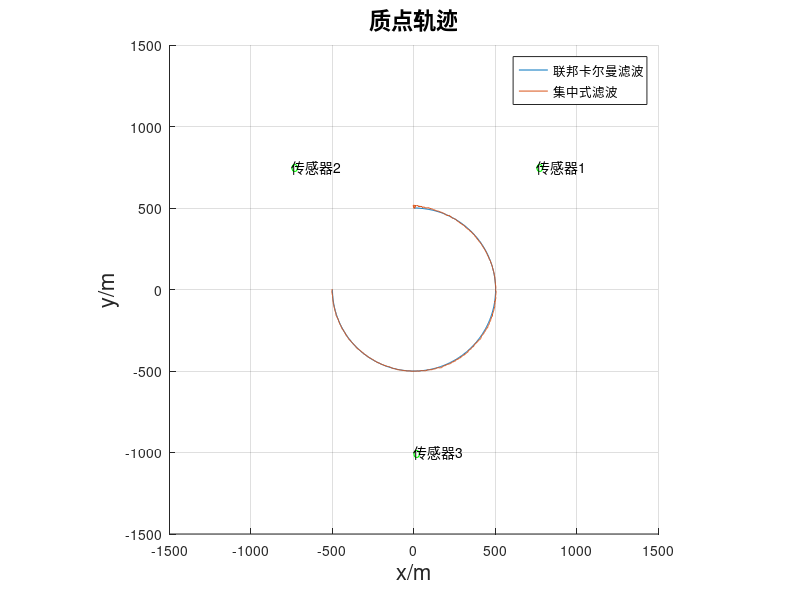

Write the MATLAB code that produced this figure. (Note: this script raises an error after producing the figure.)
%%
clc
clear all;
close all;
%1.建一个匀速圆周运动的模型

r = 500;
x = -r:0.01:r;
y = sqrt(r.^2 - x.^2);   %运动的轨迹

% plot(x,[y;-y],'LineWidth',2);
% grid on;axis equal;title('质点轨迹','FontSize',16)
% xlabel('x/m','FontSize',16)
% ylabel('y/m','FontSize',16)
% xlim([-2000 2000])
% ylim([-2000 2000])
% text(750,750,'o','color','g')
% text(750,750,'雷达1','FontSize',10)
% text(-750,750,'o','color','g')
% text(-750,750,'雷达2','FontSize',10)
% text(0,-1000,'o','color','g')
% text(0,-1000,'雷达3','FontSize',10)

%%
%目标的移动
Observation_time = 0.5;

v = 10;
w = v/r;%角速度
t = 0:Observation_time:1.5*pi/w;%刚好转一圈
Q = 2;%过程噪声
x_w=sqrt(Q)*randn(1,size(t,2));
y_w=sqrt(Q)*randn(1,size(t,2));

x_traj = r * sin(w*t);%实现刚好走完一圈
y_traj = r * cos(w*t);
s_traj = [x_traj;y_traj];

x_ture_traj = r * sin(w*t)+x_w;%实现刚好走完一圈
y_ture_traj = r * cos(w*t)+y_w;
ture_traj = [x_ture_traj;y_ture_traj];


%雷达的位置
radar_1 = [750 750];
radar_2 = [-750 750];
radar_3 = [0 -1000];
radars=[radar_1;radar_2;radar_3];
radar1_noise = 3;
radar2_noise = 1;
radar3_noise = 4;
radars_noise=diag([3,1,4]);

%真实的测量信号
radar1_ture_measuremnet = sqrt((radar_1(1)-x_ture_traj).^2 + (radar_1(2)-y_ture_traj).^2 );
radar2_ture_measuremnet = sqrt((radar_2(1)-x_ture_traj).^2 + (radar_2(2)-y_ture_traj).^2 );
radar3_ture_measuremnet = sqrt((radar_3(1)-x_ture_traj).^2 + (radar_3(2)-y_ture_traj).^2 );

%加噪声的测量
radar1_noise_measuremnet = radar1_ture_measuremnet + radar1_noise * randn(1,size(radar1_ture_measuremnet,2));
radar2_noise_measuremnet = radar2_ture_measuremnet + radar2_noise * randn(1,size(radar2_ture_measuremnet,2));
radar3_noise_measuremnet = radar3_ture_measuremnet + radar3_noise * randn(1,size(radar3_ture_measuremnet,2));
radars_noise_measuremnet=[radar1_noise_measuremnet;radar2_noise_measuremnet;radar3_noise_measuremnet];


%%
%FR结构的联邦滤波器(融合重置结构)
%联邦滤波器 三个子滤波器 一个主滤波器
beta_M = 0;
N = 3;
beta_i = 1/N;%每个传感器分配的权值是一样的

Q_process_noise_system = diag([2 2]);%系统的过程噪声，题目的要求
QQ=blkdiag(Q_process_noise_system,Q_process_noise_system,Q_process_noise_system);
P_cov_system = diag([1000 1000 ]);%初始的系统协方差,随便给定的
X_init_state = [0;500];%初始目标的位置
%%%%%%%%%%%%%%%%%%%%%%%%%%%%1.信息分配与重置%%%%%%%%%%%%%%%%%%%%%%%%%%%%%%%%%%%%%

Q_process_noise_radar =  1/(beta_i) * Q_process_noise_system;

system_init_pos  = X_init_state;
object1_init_pos = X_init_state;
object2_init_pos = X_init_state;
object3_init_pos = X_init_state;
objects_init_pos=[object1_init_pos;object2_init_pos;object3_init_pos];

object1_correct_pos = X_init_state;
object2_correct_pos = X_init_state;
object3_correct_pos = X_init_state;
fusion_pos          = X_init_state;
central_fusion_pos          = X_init_state;

object1_init_cov = 1/(beta_i) * P_cov_system;
object2_init_cov = 1/(beta_i) * P_cov_system;
object3_init_cov = 1/(beta_i) * P_cov_system;
objects_init_cov = blkdiag(object1_init_cov,object2_init_cov,object3_init_cov);

%集中式卡尔曼
tic;
for i = 1:size(radar1_ture_measuremnet,2)-1 %第一个观测值扔掉
    %%%%%%%%%%%%%%%%%%%%%%%%%%%%2.传感器时间量测更新%%%%%%%%%%%%%%%%%%%%%%%%%%%%%%%%%%%%%
    
    %由于是匀速圆周运动，所以可以用旋转矩阵来做预测 R = [cos(theta) -sin(theta) ; sin(theta) cos(theta)]
    %由于旋转矩阵本身的方向是逆时针方向的，而本题物体的运动是瞬时间的，所以需要用到旋转矩阵的逆 = 旋转矩阵的转置
    theta = w * Observation_time * 1;
    R = [cos(theta)  -sin(theta);
        sin(theta) cos(theta)]'; %对于每个传感器都是一样的
    %预测
    F = R;
    FF=blkdiag(R,R,R);
    objects_estimate_pos(:,i+1) =  FF * objects_init_pos;%集中滤波器
    P_objects_estimate          =  FF * objects_init_cov * FF' + QQ;%集中滤波器
    
    %更新
    %因为观测并不是线性的，所以这里需要用到拓展卡尔曼滤波，对观测方程进行求导
    %观测矩阵也是不断变化的，因为是在均值处进行展开
    dec1 = sqrt((radar_1(1)-objects_estimate_pos(1,i+1)).^2 + (radar_1(2)-objects_estimate_pos(2,i+1)).^2);
    dec2 = sqrt((radar_2(1)-objects_estimate_pos(3,i+1)).^2 + (radar_2(2)-objects_estimate_pos(4,i+1)).^2);
    dec3 = sqrt((radar_3(1)-objects_estimate_pos(5,i+1)).^2 + (radar_3(2)-objects_estimate_pos(6,i+1)).^2);
    decs=[dec1;dec2;dec3];
    %     decs=
    H1 =[ -(radar_1(1)-objects_estimate_pos(1,i+1))/dec1  -(radar_1(2)-objects_estimate_pos(2,i+1))/dec1];
    H2 =[ -(radar_2(1)-objects_estimate_pos(3,i+1))/dec2  -(radar_2(2)-objects_estimate_pos(4,i+1))/dec2];
    H3 =[ -(radar_3(1)-objects_estimate_pos(5,i+1))/dec3  -(radar_3(2)-objects_estimate_pos(6,i+1))/dec3];
    HH=blkdiag(H1,H2,H3);
    KK  = P_objects_estimate * HH' * (HH * P_objects_estimate * HH' + radars_noise)^-1 ;
    objects_correct_pos(:,i+1) = objects_estimate_pos(:,i+1) + KK * ( radars_noise_measuremnet(:,i+1) - decs);%集中滤波器
    objects_init_cov = (eye(6) - KK * HH)*P_objects_estimate;%集中滤波器
    central_fusion_pos(:,i+1)=[mean(objects_correct_pos([1 3 5],i+1));mean(objects_correct_pos([2 4 6],i+1))];
    objects_init_pos = objects_correct_pos(:,i+1);
end
toc;
tic;
for i = 1:size(radar1_ture_measuremnet,2)-1 %第一个观测值扔掉
    
    %%%%%%%%%%%%%%%%%%%%%%%%%%%%2.传感器时间量测更新%%%%%%%%%%%%%%%%%%%%%%%%%%%%%%%%%%%%%
    
    %由于是匀速圆周运动，所以可以用旋转矩阵来做预测 R = [cos(theta) -sin(theta) ; sin(theta) cos(theta)]
    %由于旋转矩阵本身的方向是逆时针方向的，而本题物体的运动是瞬时间的，所以需要用到旋转矩阵的逆 = 旋转矩阵的转置
    theta = w * Observation_time * 1;
    R = [cos(theta)  -sin(theta);
        sin(theta) cos(theta)]'; %对于每个传感器都是一样的
    %%
    %传感器1
    %嵌套
    %radar1的卡尔曼子滤波器
    %预测
    F = R;
%     FF=blkdiag(R,R,R);
    object1_estimate_pos(:,i+1) =  F * object1_init_pos;
%     objects_estimate_pos(:,i+1) =  FF * objects_init_pos;%集中滤波器
    P_object1_estimate          =  F * object1_init_cov * F' + Q_process_noise_radar;
%     P_objects_estimate          =  FF * objects_init_cov * FF' + QQ;%集中滤波器
    
    %更新
    %因为观测并不是线性的，所以这里需要用到拓展卡尔曼滤波，对观测方程进行求导
    %观测矩阵也是不断变化的，因为是在均值处进行展开
    dec = sqrt((radar_1(1)-object1_estimate_pos(1,i+1)).^2 + (radar_1(2)-object1_estimate_pos(2,i+1)).^2);
%     dec1 = sqrt((radar_1(1)-objects_estimate_pos(1,i+1)).^2 + (radar_1(2)-objects_estimate_pos(2,i+1)).^2);
%     dec2 = sqrt((radar_2(1)-objects_estimate_pos(3,i+1)).^2 + (radar_2(2)-objects_estimate_pos(4,i+1)).^2);
%     dec3 = sqrt((radar_3(1)-objects_estimate_pos(5,i+1)).^2 + (radar_3(2)-objects_estimate_pos(6,i+1)).^2);
%     decs=[dec1;dec2;dec3];
    %     decs=
    H = [ -(radar_1(1)-object1_estimate_pos(1,i+1))/dec  -(radar_1(2)-object1_estimate_pos(2,i+1))/dec];
%     H1 =[ -(radar_1(1)-objects_estimate_pos(1,i+1))/dec1  -(radar_1(2)-objects_estimate_pos(2,i+1))/dec1];
%     H2 =[ -(radar_2(1)-objects_estimate_pos(3,i+1))/dec2  -(radar_2(2)-objects_estimate_pos(4,i+1))/dec2];
%     H3 =[ -(radar_3(1)-objects_estimate_pos(5,i+1))/dec3  -(radar_3(2)-objects_estimate_pos(6,i+1))/dec3];
%     HH=blkdiag(H1,H2,H3);
    K  = P_object1_estimate * H' * (H * P_object1_estimate * H' + radar1_noise)^-1 ;
%     KK  = P_objects_estimate * HH' * inv(HH * P_objects_estimate * HH' + radars_noise) ;
    object1_correct_pos(:,i+1) = object1_estimate_pos(:,i+1) + K * ( radar1_noise_measuremnet(i+1) - sqrt((radar_1(1)-object1_estimate_pos(1,i+1)).^2 + (radar_1(2)-object1_estimate_pos(2,i+1)).^2));
%     objects_correct_pos(:,i+1) = objects_estimate_pos(:,i+1) + KK * ( radars_noise_measuremnet(:,i+1) - decs);%集中滤波器
    inform_object1_correct = inv((eye(2) - K * H)*P_object1_estimate);
%     objects_init_cov = (eye(6) - KK * HH)*P_objects_estimate;%集中滤波器
    
    %radar2的卡尔曼子滤波器
    
    object2_estimate_pos(:,i+1) =  F * object2_init_pos;
    P_object2_estimate          =  F *  object2_init_cov * F' + Q_process_noise_radar;
    
    %更新
    
    dec = sqrt((radar_2(1)-object2_estimate_pos(1,i+1)).^2 + (radar_2(2)-object2_estimate_pos(2,i+1)).^2);
    H = [ -(radar_2(1)-object2_estimate_pos(1,i+1))/dec -(radar_2(2)-object2_estimate_pos(2,i+1))/dec];
    
    
    K  = P_object2_estimate * H' * (H * P_object2_estimate * H' + radar2_noise)^-1 ;
    object2_correct_pos(:,i+1) = object2_estimate_pos(:,i+1) + K * ( radar2_noise_measuremnet(i+1) - sqrt((radar_2(1)-object2_estimate_pos(1,i+1)).^2 + (radar_2(2)-object2_estimate_pos(2,i+1)).^2));
    inform_object2_correct = inv((eye(2) - K * H)*P_object2_estimate);
    
    %%
    %radar3的卡尔曼子滤波器
    %object3_init_pos
    object3_estimate_pos(:,i+1) =  F * object3_init_pos;
    P_object3_estimate          =  F *  object3_init_cov * F' + Q_process_noise_radar;
    
    %更新
    
    dec = sqrt((radar_3(1)-object3_estimate_pos(1,i+1)).^2 + (radar_3(2)-object3_estimate_pos(2,i+1)).^2);
    H = [ -(radar_3(1)-object3_estimate_pos(1,i+1))/dec -(radar_3(2)-object3_estimate_pos(2,i+1))/dec];
    
    
    
    K  = P_object3_estimate * H' * (H * P_object3_estimate * H' + radar3_noise)^-1 ;
    object3_correct_pos(:,i+1) = object3_estimate_pos(:,i+1) + K * ( radar3_noise_measuremnet(i+1) - sqrt(     (radar_3(1)-object3_estimate_pos(1,i+1)).^2 + (radar_3(2)-object3_estimate_pos(2,i+1)).^2)  );
    inform_object3_correct = inv((eye(2) - K * H)*P_object3_estimate);
    
    %%%%%%%%%%%%%%%%%%%%%%%%%%%%3.主滤波器时间更新%%%%%%%%%%%%%%%%%%%%%%%%%%%%%%%%%%%%%
    
    %主滤波器 有3种模式，NR,ZR,FS
    
    system_estimate_pos = F * system_init_pos;
    system_estimate_cov = F * P_cov_system * F';
    
    %%%%%%%%%%%%%%%%%%%%%%%%%%%%4.最后的融合处理%%%%%%%%%%%%%%%%%%%%%%%%%%%%%%%%%%%%%
    fusion_cov = inv( inform_object1_correct + inform_object2_correct + inform_object3_correct + inv(system_estimate_cov));
    fusion_pos(:,i+1) = fusion_cov* (inform_object1_correct *object1_correct_pos(:,i+1) + inform_object2_correct * object2_correct_pos(:,i+1) + inform_object3_correct *object3_correct_pos(:,i+1) + inv(system_estimate_cov) * system_estimate_pos );
    
    
    object1_init_pos = fusion_pos(:,i+1);
    object1_init_cov = 1/(beta_i) * fusion_cov;
    object2_init_pos = fusion_pos(:,i+1);
    object2_init_cov = 1/(beta_i) * fusion_cov;
    object3_init_pos = fusion_pos(:,i+1);
    object3_init_cov = 1/(beta_i) * fusion_cov;
    
    system_init_pos = fusion_pos(:,i+1);
    P_cov_system = fusion_cov ;
    
end
toc;

% plot(x,[y;-y],'LineWidth',2);
grid on;axis equal;title('质点轨迹','FontSize',16)
xlabel('x/m','FontSize',16)
ylabel('y/m','FontSize',16)
xlim([-1500 1500])
ylim([-1500 1500])
text(750,750,'o','color','g')
text(750,750,'传感器1','FontSize',10)
text(-750,750,'o','color','g')
text(-750,750,'传感器2','FontSize',10)
text(0,-1000,'o','color','g')
text(0,-1000,'传感器3','FontSize',10)
hold on
plot(fusion_pos(1,:),fusion_pos(2,:));
plot(central_fusion_pos(1,:),central_fusion_pos(2,:));
legend("联邦卡尔曼滤波","集中式滤波");
% comet(fusion_pos(1,:),fusion_pos(2,:))
% comet(central_fusion_pos(1,:),central_fusion_pos(2,:))

for i=1:size(radar1_ture_measuremnet,2)-1
    %     Err_S(i)=Dist(ture_traj(:,i),s_traj(:,i));%滤波前的误差
    Err_FF(i)=Dist(fusion_pos(:,i),ture_traj(:,i));%滤波前的误差
    Err_CFF(i)=Dist(central_fusion_pos(:,i),ture_traj(:,i));%滤波前的误差
    %     Err_UKF(i)=RMS(X(:,i),Xukf(:,i));%滤波后的误差
end
% mean_S=mean(Err_S);
mean_FF=mean(Err_FF);
mean_CFF=mean(Err_CFF);
% mean_UKF=mean(Err_UKF);
% mean_PF=mean(Err_PF);
t=1:size(radar1_ture_measuremnet,2)-1;
figure
hold on;box on;
% plot(t,Err_Obs,'-');
% plot(t,Err_UKF,'--');
% plot(t,Err_S,'-.');
plot(t,Err_FF,'-');
plot(t,Err_CFF,'-.');
% legend('滤波前误差',num2str(mean_Observation),'基本滤波后误差','固定增益滤波后误差');
legend(sprintf('联邦滤波后误差%.03f',mean_FF),sprintf('集中式滤波后误差%.03f',mean_CFF));
xlabel('观测时间/s');
ylabel('误差值');

function d=Dist(X1,X2)
if length(X2)<=2
    d=sqrt((X1(1,1)-X2(1,1))^2+(X1(2,1)-X2(2,1))^2);
else
    %     d=sqrt((X1(1)-X2(1))^2+(X1(3)-X2(3))^2);
end
end